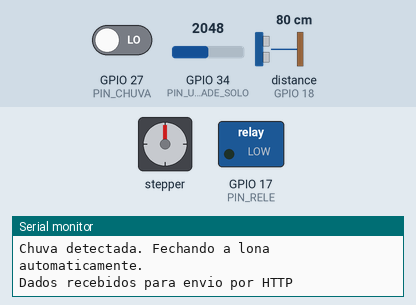
The program below on a simulated ESP32. Shown: stepper motor, switched loads named in the program (green lamp = pin HIGH), the last lines printed to the serial monitor. Wiring (inferred from the names in the program): ultrasonic range finder: trigger GPIO 5; echo GPIO 18. The test bench sets the inputs (shaded band); at power-on: GPIO 27 (PIN_CHUVA) LOW, distance to the obstacle (sensor on GPIO 18) 80 cm, GPIO 34 (PIN_UMIDADE_SOLO) = 2048. The echo pulse lasts 58.3 µs per cm; WiFi joins after 1.5 s; servers stay silent unless stated; uploads are accepted with an empty reply; EEPROM starts erased; stepper angles assume 2048 steps per turn; pins used as bus, display or sensor lines are not drawn.

Above: at 2.22 s.
2.8 s: GPIO 27 (PIN_CHUVA) driven HIGH
At 5.07 s:
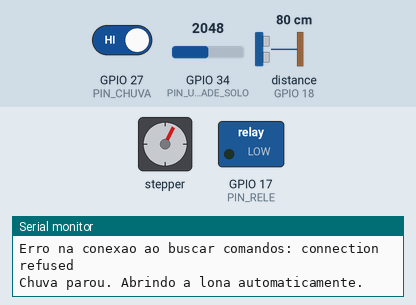
6.3 s: GPIO 27 (PIN_CHUVA) driven LOW
At 9.0 s:
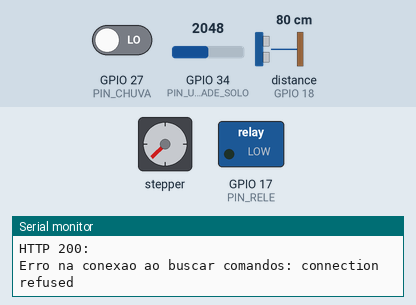
9.8 s: distance to the obstacle (sensor on GPIO 18) set to 2 cm
At 22.7 s:
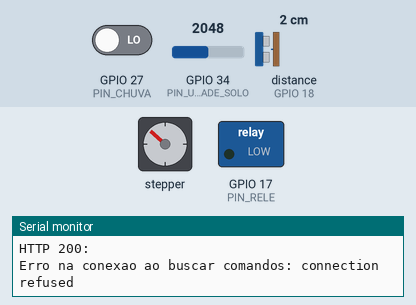
Timing chart, 0 to 24.2 s (numbered marks = the images above; inputs shaded):
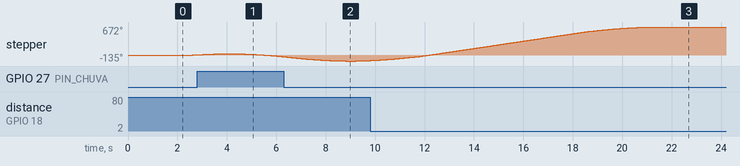

The program:

main.cpp
```cpp
#include "tasks.hpp"
#include "ultrassom_interrupcao.hpp"
#include "ConfigManager.hpp"
#include "PairingManager.hpp"

void setup() {
  Serial.begin(115200); // configura o serial

  setupConfig(); // inicializa o sistema de preferências

  if (loadConfig(deviceConfig)) {
    Serial.println("Configuracao carregada da memoria:");
    Serial.println("SSID: " + deviceConfig.ssid);
    Serial.println("URL: " + deviceConfig.serverUrl);
    Serial.println("API Key: " + deviceConfig.apiKey);
  } else {
    Serial.println("Nenhuma configuracao encontrada na memoria. O dispositivo precisa ser configurado.");
  }

  Serial.println("Iniciando tentativa de conexao Wi-Fi...");
  setupAndAttemptConnection(deviceConfig);
  Serial.println("Conexao estabelecida. Iniciando tasks da aplicacao.");


  pinMode(PIN_UMIDADE_SOLO, INPUT); // configura o pino para o sensor de umidade do solo
  pinMode(PIN_CHUVA, INPUT); // configura o pino para o sensor de chuva
  setupUltrassom(PIN_TRIG, PIN_ECHO); // configura os pinos do sensor ultrassonico
  pinMode(PIN_RELE, OUTPUT); //configura o pino do relé
  // cria as filas
  fila_umidade_solo = xQueueCreate(5, sizeof(int));
  fila_chuva = xQueueCreate(5, sizeof(int));
  fila_nivel_agua = xQueueCreate(5, sizeof(float));
  fila_dados_irrigacao = xQueueCreate(5, sizeof(DadosIrrigacao));
  fila_comandos_remotos = xQueueCreate(5, sizeof(RemoteCommand));
  // cria as tasks
  xTaskCreatePinnedToCore(vTaskSolo, "TASK_SOLO", configMINIMAL_STACK_SIZE + 1024, NULL, 1, &handleSoloTask, 1);
  xTaskCreatePinnedToCore(vTaskMotor, "TASK_MOTOR", configMINIMAL_STACK_SIZE + 1024, NULL, 1, NULL, 0);
  xTaskCreatePinnedToCore(vTaskChuva, "TASK_CHUVA", configMINIMAL_STACK_SIZE + 1024, NULL, 1, &handleChuvaTask, 1);
  xTaskCreatePinnedToCore(vTaskIrrigacao, "TASK_IRRIGACAO", configMINIMAL_STACK_SIZE + 4096, NULL, 1, &handleIrrigacaoTask, 0);
  xTaskCreatePinnedToCore(vTaskNivelAgua, "TASK_NIVEL_AGUA", configMINIMAL_STACK_SIZE + 2048, NULL, 1, &handleNivelAgua, 1);
  xTaskCreatePinnedToCore(vTaskComunicacao, "TASK_WIFI", configMINIMAL_STACK_SIZE + 8192, NULL, 1, &handleComunicacao, 0);
  // configura o watchdog
  esp_task_wdt_init(10, true); // inicia o watchdog com 10 segundos de timeout
  esp_task_wdt_add(handleIrrigacaoTask);
  esp_task_wdt_add(handleComunicacao);
}

void loop() {
  vTaskDelay(pdMS_TO_TICKS(1000));
}
```

PairingManager.cpp
```cpp
#include "PairingManager.hpp"
#include <WiFiManager.h>

bool shouldSaveConfig = false;

// Função de callback que o WiFiManager chamará quando o usuário salvar os dados no portal
void saveConfigCallback() {
  Serial.println("Callback de salvamento acionado. Novas credenciais para salvar.");
  shouldSaveConfig = true;
}

bool setupAndAttemptConnection(DeviceConfig &config) {
    WiFiManager wm;

    // Cria os campos customizados para o nosso portal
    WiFiManagerParameter custom_api_key("apiKey", "API Key", config.apiKey.c_str(), 64);
    WiFiManagerParameter custom_server_url("serverUrl", "URL do Servidor", config.serverUrl.c_str(), 128);

    // Adiciona os campos ao portal
    wm.addParameter(&custom_api_key);
    wm.addParameter(&custom_server_url);

    // Define a função de callback a ser chamada no salvamento
    wm.setSaveParamsCallback(saveConfigCallback);

    // Tenta se conectar. Se não conseguir, inicia o portal com o nome "MinhaPlantinha-Setup"
    // O portal ficará ativo por 5 minutos. Se o usuário não fizer nada, o ESP reinicia.
    wm.setConfigPortalTimeout(300);

    if (!wm.autoConnect("MinhaPlantinha-Setup")) {
        Serial.println("Falha ao conectar e o tempo do portal expirou. Reiniciando...");
        delay(3000);
        ESP.restart();
        return false;
    }

    Serial.println("Conectado ao Wi-Fi!");

    // Se o callback foi acionado, significa que novos dados foram inseridos no portal
    if (shouldSaveConfig) {
        Serial.println("Salvando nova configuracao...");
        // Pega os valores dos campos customizados
        config.apiKey = custom_api_key.getValue();
        config.serverUrl = custom_server_url.getValue();
        // O SSID e a senha são salvos automaticamente pelo WiFiManager na memória do Wi-Fi
        // Aqui pegamos eles para salvar em nosso ConfigManager também
        config.ssid = WiFi.SSID();
        config.password = WiFi.psk();

        saveConfig(config);

        Serial.println("Configuracao salva. O dispositivo sera reiniciado.");
        delay(3000);
        ESP.restart();
        return false;
    }

    return true; // Conexão bem-sucedida com credenciais já existentes
}
```

PairingManager.hpp
```cpp
#ifndef PAIRING_MANAGER_HPP
#define PAIRING_MANAGER_HPP

#include "ConfigManager.hpp"

/**
 * @brief Tenta se conectar ao Wi-Fi com as credenciais salvas.
 * Se falhar, inicia um portal de configuração (portal cativo) para o usuário
 * inserir as novas credenciais e a API Key.
 * Esta é uma função bloqueante e deve ser chamada no setup().
 * @param config Referência para a struct de configuração que será preenchida.
 * @return true se a conexão for bem-sucedida, false se o portal foi iniciado e o dispositivo precisa reiniciar.
 */
bool setupAndAttemptConnection(DeviceConfig &config);

#endif
```

tasks.cpp
```cpp
#include "tasks.hpp"
#include "ultrassom_interrupcao.hpp"

// dados referente ao Wi-Fi
DeviceConfig deviceConfig;

// Definição das filas
QueueHandle_t fila_umidade_solo;
QueueHandle_t fila_chuva;
QueueHandle_t fila_nivel_agua;
QueueHandle_t fila_dados_irrigacao;
QueueHandle_t fila_comandos_remotos;

// Handles das tasks
TaskHandle_t handleSoloTask;
TaskHandle_t handleChuvaTask;
TaskHandle_t handleIrrigacaoTask;
TaskHandle_t handleNivelAgua;
TaskHandle_t handleComunicacao;

enum LonaControlState { AUTOMATIC, MANUAL_OVERRIDE };
LonaControlState lonaState = AUTOMATIC;
unsigned long manualOverrideStartTime = 0;
const unsigned long manualOverrideDuration = 3600000; // 1 hora em milissegundos

// Task para realizar a leitura do sensor de umidade do solo
void vTaskSolo(void *pvParameters) {
  while (1) {
    int leituraADC = analogRead(PIN_UMIDADE_SOLO);
    long resposta = xQueueSend(fila_umidade_solo, &leituraADC, portMAX_DELAY);

    vTaskDelay(pdMS_TO_TICKS(500));
  }
}

// Task para realizar a leitura do sensor de chuva
void vTaskChuva(void *pvParameters) {
  while(1) {
    int leituraADC = digitalRead(PIN_CHUVA); // 0 chuva, 1 não chuva
    long resposta = xQueueSend(fila_chuva, &leituraADC, portMAX_DELAY);

    vTaskDelay(pdMS_TO_TICKS(500));
  }
}

// Task para realizar a leitura do sensor ultrassônico
void vTaskNivelAgua(void *pvParameters) {
  const int numLeituras = 5;
  long duracao;
  float leituras[numLeituras];

  while(1) {
    for (int i = 0; i < numLeituras; i++) {
      digitalWrite(PIN_TRIG, LOW);
      delayMicroseconds(2);
      digitalWrite(PIN_TRIG, HIGH);
      delayMicroseconds(10);
      digitalWrite(PIN_TRIG, LOW);

      leituras[i] = medirDistancia();

      vTaskDelay(pdMS_TO_TICKS(50)); // intervalo entre leituras
    }

    // ordena o vetor para obter a mediana
    std::sort(leituras, leituras + numLeituras); // adapta o algoritmo de ordenação com base no tamanho do vetor

    float mediana;
    if (numLeituras % 2 == 0) {
      mediana = (leituras[numLeituras / 2 - 1] + leituras[numLeituras / 2]) / 2.0;
    } else {
      mediana = leituras[numLeituras / 2];
    }

    xQueueSend(fila_nivel_agua, &mediana, portMAX_DELAY);
    vTaskDelay(pdMS_TO_TICKS(500));
  }
}

// instância do motor
AccelStepper stepper(AccelStepper::FULL4WIRE, PIN_IN1, PIN_IN3, PIN_IN2, PIN_IN4);

// Task para fazer o motor se movimetar
void vTaskMotor(void *pvParameters) {
  while (1) {
    stepper.run();
    esp_task_wdt_reset();  // alimenta o watchdog
    vTaskDelay(pdMS_TO_TICKS(1));
  }
}

// Task para realizar a irrigação
void vTaskIrrigacao(void *pvParameters) {
  int solo_medicao;
  int estado_chuva;
  float nivel_medicao;
  RemoteCommand cmd;

  // configurações do motor de passo
  stepper.setMaxSpeed(500);
  stepper.setAcceleration(200);
  stepper.setSpeed(50);
  bool lonaFechada = false;
  DadosIrrigacao dados;
  dados.status_lona = 1;  // status padrão, 1 significa que a lona está aberta

  while(1) {
    if (xQueueReceive(fila_comandos_remotos, &cmd, (TickType_t)0) == pdTRUE) {
      Serial.printf("Comando recebido na vTaskIrrigacao: %s\n", cmd.action);
      if (strcmp(cmd.action, "WATER_PUMP") == 0) {
          Serial.println("Acionando a bomba de agua manualmente...");
          digitalWrite(PIN_RELE, HIGH);
          vTaskDelay(pdMS_TO_TICKS(5000)); // Liga por 5 segundos
          digitalWrite(PIN_RELE, LOW);
      } else if (strcmp(cmd.action, "TOGGLE_COVER") == 0) {
          Serial.println("Acionando a lona manualmente...");
          if (lonaFechada) {
              stepper.moveTo(stepper.currentPosition() - 4096); // Abre
          } else {
              stepper.moveTo(stepper.currentPosition() + 4096); // Fecha
          }
          lonaState = MANUAL_OVERRIDE; // Ativa o modo manual
          manualOverrideStartTime = millis(); // Marca o tempo
      }
    }

    // Verifica se o tempo de override manual já expirou
    if (lonaState == MANUAL_OVERRIDE && (millis() - manualOverrideStartTime > manualOverrideDuration)) {
        Serial.println("Override manual da lona expirou. Retornando ao modo automatico.");
        lonaState = AUTOMATIC;
    }

    // Tenta receber os dados dos sensores
    if (xQueueReceive(fila_umidade_solo, &solo_medicao, pdMS_TO_TICKS(10)) &&
        xQueueReceive(fila_chuva, &estado_chuva, pdMS_TO_TICKS(10)) &&
        xQueueReceive(fila_nivel_agua, &nivel_medicao, pdMS_TO_TICKS(10))) {

        // Lógica de controle automático da lona (SÓ RODA NO MODO AUTOMÁTICO)
        if (lonaState == AUTOMATIC) {
            if (estado_chuva == 0 && !lonaFechada) { // Se está chovendo e a lona está aberta
                Serial.println("Chuva detectada. Fechando a lona automaticamente.");
                stepper.moveTo(stepper.currentPosition() + 4096); // Fecha a lona
                lonaFechada = true;
            }
            if (estado_chuva == 1 && lonaFechada) { // Se parou de chover e a lona está fechada
                Serial.println("Chuva parou. Abrindo a lona automaticamente.");
                stepper.moveTo(stepper.currentPosition() - 4096); // Abre a lona
                lonaFechada = false;
            }
        }

      // Status da lona baseado no estado atual físico.
        dados.status_lona = lonaFechada ? 0 : 1;


        dados.umidade_solo = solo_medicao;
        dados.nivel_agua = nivel_medicao;
        dados.estado_chuva = estado_chuva;

        if (nivel_medicao >= 21.0) {
        dados.status_bomba = 0; // 0 significa que a bomba está desligada
            digitalWrite(PIN_RELE, LOW);
        } else if (solo_medicao > 2300) {
        dados.status_bomba = 1; // 1 significa que a bomba está ligada
            digitalWrite(PIN_RELE, HIGH);
        } else {
        dados.status_bomba = 0; // 0 significa que a bomba está desligada
            digitalWrite(PIN_RELE, LOW);
        }

      // faz o controle do status de nível do solo
        if (solo_medicao > 2300) {
        dados.status_solo = 0; // solo seco
        } else if (solo_medicao >= 1850) {
        dados.status_solo = 1; // solo úmido
        } else {
        dados.status_solo = 2; // solo encharcado, crítico
        }

      // envia os dados para a fila
        xQueueSend(fila_dados_irrigacao, &dados, portMAX_DELAY);

    } else {
        ESP_LOGE("Medição", "dados nao disponíveis");
    }

    esp_task_wdt_reset(); // alimenta o watchdog
    vTaskDelay(pdMS_TO_TICKS(500));
  }
};

// Task para enviar os dados por wi-fi
void vTaskComunicacao(void *pvParameters) {
  DadosIrrigacao dados;

  while(1) {
    // lida com falhas de conexão
    if (WiFi.status() != WL_CONNECTED) {
      Serial.println("Wi-fi Desconectado. Tentando a reconexão...");
      WiFi.disconnect();
      WiFi.begin(deviceConfig.ssid, deviceConfig.password);
      int tentativas = 0;
      while (WiFi.status() != WL_CONNECTED && tentativas < 10) {
        vTaskDelay(pdMS_TO_TICKS(500));
        Serial.print(".");
        tentativas++;
      }
      if (WiFi.status() == WL_CONNECTED) {
        Serial.println("\nReconectado");
      } else {
        Serial.println("\nFalha na reconexão.");
        vTaskDelay(pdMS_TO_TICKS(1000));
        continue;
      }
    }
    // recebe os dados da fila de irrigação
    if (xQueueReceive(fila_dados_irrigacao, &dados, portMAX_DELAY)) {
      Serial.println("Dados recebidos para envio por HTTP");
      dados.status_wifi = WiFi.RSSI(); // exibe em dBm a qualidade do sinal wi-fi

      HTTPClient http;
      String postUrl = deviceConfig.serverUrl;
      postUrl.replace("/api", "");
      postUrl += "/api/device/sensor-readings";

      http.begin(postUrl.c_str());
      http.addHeader("Content-Type", "application/json");
      http.addHeader("x-api-key", deviceConfig.apiKey.c_str());

      // monta o json
      JsonDocument doc;
      doc["umidade"] = dados.umidade_solo;
      doc["chuva"] = dados.estado_chuva;
      doc["status_bomba"] = dados.status_bomba;
      doc["status_lona"] = dados.status_lona;
      doc["status_solo"] = dados.status_solo;
      doc["status_wifi"] = dados.status_wifi;
      doc["nivel_agua"] = dados.nivel_agua;

      // converte para string
      String json;
      serializeJson(doc, json);
      // envia por http
      int response = http.POST(json);

      if (response > 0) {
        Serial.printf("HTTP %d: %s\n", response, http.getString().c_str());
      } else {
        Serial.printf("ERRO HTTP %s\n", http.errorToString(response).c_str());
      }

      http.end();
    }

    HTTPClient http_cmd;
    String commandUrl = deviceConfig.serverUrl;

    if (commandUrl.endsWith("/api")) {
        commandUrl += "/device/commands";
    } else {
        commandUrl += "/api/device/commands";
    }

    http_cmd.begin(commandUrl);
    http_cmd.setTimeout(3000); // espera por uma resposta do servidor por no máximo 3 segundos
    http_cmd.addHeader("x-api-key", deviceConfig.apiKey.c_str());
    esp_task_wdt_reset(); // alimenta o watchdog antes do GET
    int httpCodeCmd = http_cmd.GET();

    if (httpCodeCmd == HTTP_CODE_OK) {
        String payload = http_cmd.getString();
        Serial.println("Resposta de comandos recebida: " + payload);

        JsonDocument docCmd;
        deserializeJson(docCmd, payload);

        if (!docCmd["command"].isNull()) {
            RemoteCommand cmd;
            strlcpy(cmd.action, docCmd["command"]["action"], sizeof(cmd.action));
            cmd.value = docCmd["command"]["value"] | 0;

            if (xQueueSend(fila_comandos_remotos, &cmd, pdMS_TO_TICKS(100)) != pdTRUE) {
                Serial.println("ERRO: Fila de comandos cheia!");
            } else {
                Serial.printf("Comando '%s' enviado para a fila de execucao.\n", cmd.action);
            }
        }
    } else if (httpCodeCmd > 0) {
        Serial.printf("Erro ao buscar comandos, HTTP %d\n", httpCodeCmd);
    } else {
        Serial.printf("Erro na conexao ao buscar comandos: %s\n", http_cmd.errorToString(httpCodeCmd).c_str());
    }

    http_cmd.end();
    esp_task_wdt_reset(); // alimenta o watchdog depois do GET
    vTaskDelay(pdMS_TO_TICKS(5000)); // 5 segundos de forma a não compromenter a estabilidade do sistema
  }
}
```

tasks.hpp
```cpp
#ifndef TASKS_H
#define TASKS_H
#include <Arduino.h>
#include "freertos/FreeRTOS.h"
#include "freertos/task.h"
#include "freertos/semphr.h"
#include "esp_log.h"
#include <AccelStepper.h>
#include <WiFi.h>
#include <HTTPClient.h>
#include <algorithm>
#include <ArduinoJson.h>
#include "esp_task_wdt.h"
#include "ConfigManager.hpp"

// Definição dos pinos
#define PIN_UMIDADE_SOLO 34
#define PIN_TRIG 5 // pino do sensor ultrassônico
#define PIN_ECHO 18 // pino do sensor ultrassônico
#define PIN_CHUVA 27
#define PIN_IN1 16  //pinos de configuração motor de passo
#define PIN_IN2 4 //pinos de configuração motor de passo
#define PIN_IN3 2 //pinos de configuração motor de passo
#define PIN_IN4 15 //pinos de configuração motor de passo
#define PIN_RELE 17

// Struct para armazenar as configurações do dispositivo
extern DeviceConfig deviceConfig;

// Definição das filas
extern xQueueHandle fila_umidade_solo;
extern xQueueHandle fila_chuva;
extern xQueueHandle fila_nivel_agua;
extern xQueueHandle fila_dados_irrigacao;
extern xQueueHandle fila_comandos_remotos;

// Handles das tasks
extern TaskHandle_t handleSoloTask;
extern TaskHandle_t handleIrrigacaoTask;
extern TaskHandle_t handleChuvaTask;
extern TaskHandle_t handleNivelAgua;
extern TaskHandle_t handleComunicacao;

// estrutura de dados para o envio por wi-fi
typedef struct {
    int umidade_solo;
    int estado_chuva;
    float nivel_agua;
    int status_bomba;
    int status_lona;
    int status_solo;
    int status_wifi;
} DadosIrrigacao;

// Estrutura para os comandos recebidos da web
typedef struct {
    char action[20];
    int value;
} RemoteCommand;

// Task para realizar a leitura do sensor de umidade do solo
void vTaskSolo(void *pvParameters);
// Task para fazer o motor se movimentar
void vTaskMotor(void *pvParameters);
// Task para realizar a leitura do sensor de chuva
void vTaskChuva(void *pvParameters);
// Task para realizar a leitura do sensor ultrassônico
void vTaskNivelAgua(void *pvParameters);
// Task para realizar a irrigação
void vTaskIrrigacao(void *pvParameters);
// Task para enviar os dados por wi-fi
void vTaskComunicacao(void *pvParameters);

#endif
```

ultrassom_interrupcao.hpp
```cpp
#pragma once
#include <Arduino.h>

void setupUltrassom(uint8_t trigPin, uint8_t echoPin);
float medirDistancia();
```

Source omitted: ultrassom_interrupcao.cpp (1058 bytes), ConfigManager.cpp (1177 bytes), ConfigManager.hpp (943 bytes)
